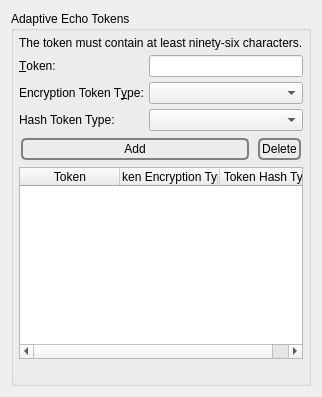
             <widget class="QWidget" name="tab_13">
              <attribute name="icon">
               <iconset resource="../Icons/icons.qrc">
                <normaloff>:/Logo/spoton-button-32.png</normaloff>:/Logo/spoton-button-32.png</iconset>
              </attribute>
              <attribute name="title">
               <string>AE Options</string>
              </attribute>
              <layout class="QVBoxLayout" name="verticalLayout_65">
               <item>
                <widget class="QGroupBox" name="groupBox_11">
                 <property name="title">
                  <string>Adaptive Echo Tokens</string>
                 </property>
                 <layout class="QVBoxLayout" name="verticalLayout_64">
                  <property name="spacing">
                   <number>5</number>
                  </property>
                  <property name="margin">
                   <number>5</number>
                  </property>
                  <item>
                   <widget class="QLabel" name="label_90">
                    <property name="text">
                     <string>The token must contain at least ninety-six characters.</string>
                    </property>
                   </widget>
                  </item>
                  <item>
                   <layout class="QGridLayout" name="gridLayout_9">
                    <property name="spacing">
                     <number>5</number>
                    </property>
                    <item row="0" column="1">
                     <widget class="QLineEdit" name="ae_token"/>
                    </item>
                    <item row="0" column="0">
                     <widget class="QLabel" name="label_84">
                      <property name="text">
                       <string>&amp;Token:</string>
                      </property>
                      <property name="buddy">
                       <cstring>ae_token</cstring>
                      </property>
                     </widget>
                    </item>
                    <item row="1" column="0">
                     <widget class="QLabel" name="label_85">
                      <property name="text">
                       <string>Encryption Token T&amp;ype:</string>
                      </property>
                      <property name="buddy">
                       <cstring>ae_e_type</cstring>
                      </property>
                     </widget>
                    </item>
                    <item row="1" column="1">
                     <widget class="QComboBox" name="ae_e_type">
                      <property name="sizeAdjustPolicy">
                       <enum>QComboBox::AdjustToContents</enum>
                      </property>
                     </widget>
                    </item>
                    <item row="2" column="1">
                     <widget class="QComboBox" name="ae_h_type">
                      <property name="sizeAdjustPolicy">
                       <enum>QComboBox::AdjustToContents</enum>
                      </property>
                     </widget>
                    </item>
                    <item row="2" column="0">
                     <widget class="QLabel" name="label_86">
                      <property name="text">
                       <string>Hash Token Type:</string>
                      </property>
                     </widget>
                    </item>
                   </layout>
                  </item>
                  <item>
                   <layout class="QHBoxLayout" name="horizontalLayout_81">
                    <property name="spacing">
                     <number>5</number>
                    </property>
                    <item>
                     <widget class="QPushButton" name="addAEToken">
                      <property name="sizePolicy">
                       <sizepolicy hsizetype="Expanding" vsizetype="Fixed">
                        <horstretch>0</horstretch>
                        <verstretch>0</verstretch>
                       </sizepolicy>
                      </property>
                      <property name="styleSheet">
                       <string notr="true">QPushButton {
 border: 2px solid gray;
 background-color: qlineargradient(x1: 0, y1: 0, x2: 0, y2: 1,
                                   stop: 0 #E0E0E0, stop: 1 #FFFFFF);
 border-radius: 5px;
 margin: 2px;
 padding: 2px;
 }
</string>
                      </property>
                      <property name="text">
                       <string>Add</string>
                      </property>
                      <property name="icon">
                       <iconset resource="../Icons/icons.qrc">
                        <normaloff>:/nuvola/add.png</normaloff>:/nuvola/add.png</iconset>
                      </property>
                     </widget>
                    </item>
                    <item>
                     <widget class="QPushButton" name="deleteAEToken">
                      <property name="sizePolicy">
                       <sizepolicy hsizetype="Fixed" vsizetype="Fixed">
                        <horstretch>0</horstretch>
                        <verstretch>0</verstretch>
                       </sizepolicy>
                      </property>
                      <property name="styleSheet">
                       <string notr="true">QPushButton {
 border: 2px solid gray;
 background-color: qlineargradient(x1: 0, y1: 0, x2: 0, y2: 1,
                                   stop: 0 #E0E0E0, stop: 1 #FFFFFF);
 border-radius: 5px;
 margin: 2px;
 padding: 2px;
 }
</string>
                      </property>
                      <property name="text">
                       <string>Delete</string>
                      </property>
                      <property name="icon">
                       <iconset resource="../Icons/icons.qrc">
                        <normaloff>:/nuvola/delete.png</normaloff>:/nuvola/delete.png</iconset>
                      </property>
                     </widget>
                    </item>
                   </layout>
                  </item>
                  <item>
                   <widget class="QTableWidget" name="ae_tokens">
                    <property name="tabKeyNavigation">
                     <bool>true</bool>
                    </property>
                    <property name="alternatingRowColors">
                     <bool>true</bool>
                    </property>
                    <property name="selectionMode">
                     <enum>QAbstractItemView::SingleSelection</enum>
                    </property>
                    <property name="selectionBehavior">
                     <enum>QAbstractItemView::SelectRows</enum>
                    </property>
                    <property name="horizontalScrollMode">
                     <enum>QAbstractItemView::ScrollPerPixel</enum>
                    </property>
                    <property name="sortingEnabled">
                     <bool>true</bool>
                    </property>
                    <attribute name="horizontalHeaderStretchLastSection">
                     <bool>true</bool>
                    </attribute>
                    <column>
                     <property name="text">
                      <string>Token</string>
                     </property>
                    </column>
                    <column>
                     <property name="text">
                      <string>Token Encryption Type</string>
                     </property>
                    </column>
                    <column>
                     <property name="text">
                      <string>Token Hash Type</string>
                     </property>
                    </column>
                   </widget>
                  </item>
                  <item>
                   <widget class="QLabel" name="label_86a">
                    <property name="sizePolicy">
                     <sizepolicy hsizetype="Fixed" vsizetype="Fixed">
                      <horstretch>0</horstretch>
                      <verstretch>0</verstretch>
                     </sizepolicy>
                    </property>
                    <property name="maximumSize">
                     <size>
                      <width>350</width>
                      <height>310</height>
                     </size>
                    </property>
                    <property name="toolTip">
                     <string>&lt;html&gt;&lt;head/&gt;&lt;body&gt;&lt;p&gt;When you, your chat-friend and the chat-server add the same Adaptive-Echo (AE) Token, then the chat server will send your message only to your friend (and not to all connected users, as provided by the &amp;quot;Full Echo&amp;quot;). With an AE-Token no one else will get or see your message and hence no one can try to break encryption, because potential recording nodes are excluded.&lt;/p&gt;&lt;p&gt;Hansel and Gretel - another Adaptive Echo Example: When node A2, E5 and E2 share the same AE-token, then E6 will not get any message, which A2 (Hansel) and E2 (Gretel) will exchange. Node E5 learns via the known token &amp;quot;white_pebbles&amp;quot;, not to send to E6 (Wicked Witch). &lt;/p&gt;&lt;p&gt;An &amp;quot;Adaptive Echo&amp;quot; Network does not reveal any destination information (comp. Ants Routing). Remember: &amp;quot;Half Echo&amp;quot; sends only one hop to the connected neighbor and &amp;quot;Full Echo&amp;quot; sends the message to all connected nodes over infinite hops. While &amp;quot;accounts&amp;quot; prevent clients from connecting, &amp;quot;AE-Tokens&amp;quot; provide graph- or path-&amp;quot;exclusivness&amp;quot; for sent messages via nodes, knowing an AE-Token. Server admins can share their tokens with other server admins as well, if they trust each other (ultrapeering for trust).&lt;/p&gt;&lt;/body&gt;&lt;/html&gt;</string>
                    </property>
                    <property name="text">
                     <string/>
                    </property>
                    <property name="pixmap">
                     <pixmap resource="../Icons/icons.qrc">:/generic/AE.png</pixmap>
                    </property>
                    <property name="scaledContents">
                     <bool>true</bool>
                    </property>
                    <property name="alignment">
                     <set>Qt::AlignCenter</set>
                    </property>
                   </widget>
                  </item>
                 </layout>
                </widget>
               </item>
              </layout>
             </widget>
